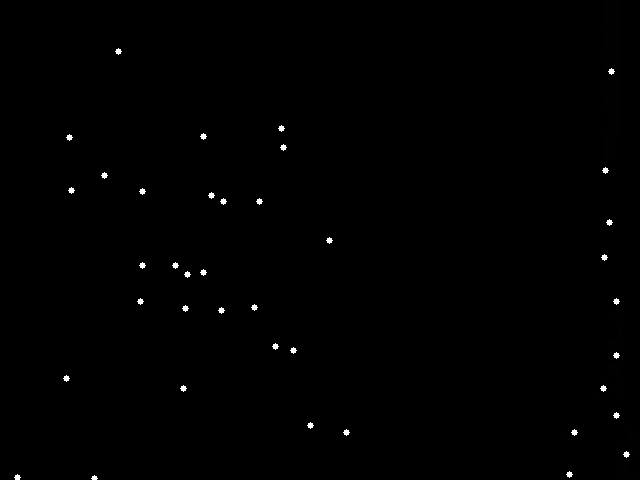
#> input picture Match_0_original.png, 640 x 480 px, given in place of the camera
$ python coordinate_to_pc.py   (older library calls are emulated)
#> lines starting #> are read from the running program, lines starting #| are printed output that depends on the picture; after the words box and inside, x2 and y2 are one past the last pixel; in counts of white or black regions, pixels touching at a corner belong together
#> in main, img is the input picture: shape (480, 640, 3); min 0, max 255, mean 0.9
#!/usr/bin/env python
# encoding: utf-8

import numpy as np
import cv2
import os
import os.path as op
from sklearn.cluster import KMeans
from time import time
import socket
import json
maxidx = 50
input_name = ""
tmp_path = ""

def getcenters(img):
    bin_img = binarize(img)
    cir_img = getcircles(bin_img)
    drawing, centers= getcontours(cir_img)
    return drawing, centers

def getname(idx):
    global input_name, tmp_path
    #input_name = "input/input{}.jpg".format(idx)
    #tmp_path = "output/result_{}".format(input_name.split('/')[-1].split('.')[0])
    tmp_path = "output/result_{}".format(idx)

def save(s, img):
    cv2.imwrite(op.join(tmp_path, s + ".jpg"), img)

def getmeanstd(img, standard=None, threshold=0):
    t = img.copy().astype('float32')
    b, r = t[:,:,0], t[:,:,2]
    r[r == 0] = 1
    if standard is not None:
        mask = np.zeros_like(b).astype('bool')
        for y in range(img.shape[0]):
            for x in range(img.shape[1]):
                mask[y, x] = max(abs(img[y, x] - standard)) <= threshold
    else:
        mask = np.ones_like(b).astype('bool')

    ratio = b / r # B / R
    return np.mean(ratio[mask]), np.std(ratio[mask])

def binarize(img):
    #standard = np.array([165, 188, 190])
    #threshold = 40
    #mean, std = getmeanstd(img)
    b = np.zeros((img.shape[0], img.shape[1])).astype('uint8')
    ratio = img[:,:,0]/(img[:,:,2] + 1)
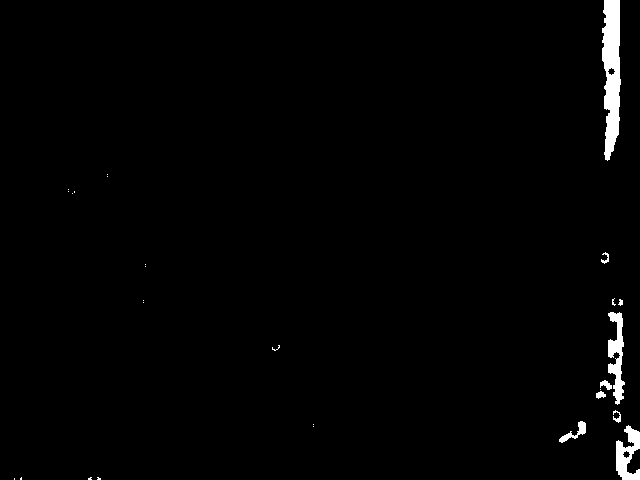
#> ratio: shape (480, 640) float64; 0.37% of the values are NaN or infinite; the others: min 0, max 0.5, mean 0.00711; drawn with min black, max white, NaN and infinite black
#> in main, `bin_img = binarize(img)`: bin_img: shape (480, 640); values 0 (black) and 1 (white), 0.37% white; 39 white regions, largest, box (x1, y1, x2, y2) and area: (115, 48, 122, 55) 29, (608, 68, 615, 75) 29, (278, 125, 285, 132) 29
    b[ratio>2.5] = 1
    # [4 lines of commented-out code are left out]
    return b

def getcircles(img):
    el = cv2.getStructuringElement(cv2.MORPH_ELLIPSE, (5, 5))
    jmg = cv2.dilate(img, el, iterations=1)
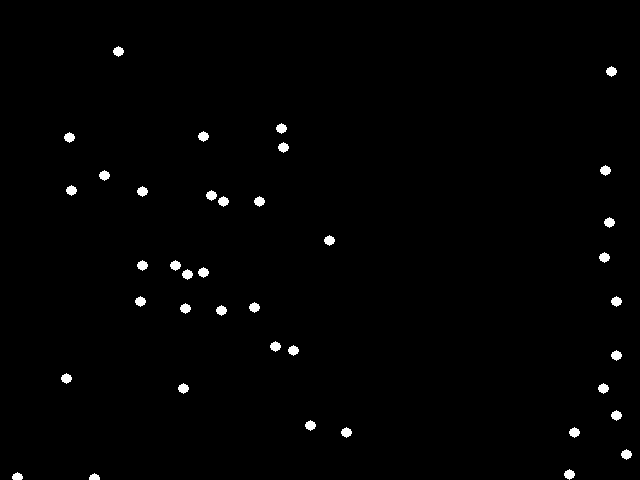
#> jmg: shape (480, 640); values 0 (black) and 1 (white), 1% white; 39 white regions, largest, box (x1, y1, x2, y2) and area: (113, 46, 124, 57) 81, (606, 66, 617, 77) 81, (276, 123, 287, 134) 81
    jmg = cv2.erode(jmg, el, iterations=1)
    jmg = cv2.erode(jmg, el, iterations=1)
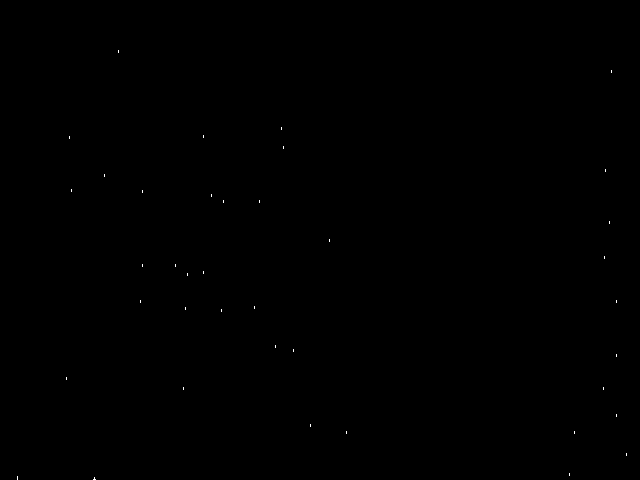
#> jmg: shape (480, 640); values 0 (black) and 1 (white), 0.04% white in thin lines or dots, all inside (x1, y1, x2, y2) = (17, 50, 627, 480)
    jmg = cv2.dilate(jmg, el, iterations=1)
#> jmg: shape (480, 640); values 0 (black) and 1 (white), 0.34% white; 39 white regions, largest, box (x1, y1, x2, y2) and area: (116, 48, 121, 55) 27, (609, 68, 614, 75) 27, (279, 125, 284, 132) 27
    return jmg

def getcontours(img):
    drawing = img.copy()
    _, contours, hierarchy = cv2.findContours(img, cv2.RETR_LIST,cv2.CHAIN_APPROX_SIMPLE)
#> contours = 39 contours, all with area under 20
    centers = []
    for contour in contours:

        m = cv2.moments(contour)
        if m['m00'] == 0:
            continue
        center = (int(m['m10'] / m['m00']), int(m['m01'] / m['m00']))
        centers.append(center)
#> this loop made 39 passes
#> center on passes 1 to 12: (94, 477), (17, 476), (569, 474), (626, 454), (574, 432), (346, 432), (310, 425), (616, 415), (603, 388), (183, 388), (66, 378), (616, 355)
#> after the loop, centers = 39 pairs, first value 17 to 626, second value 51 to 477

    centers = np.array(centers)

    for center in centers:
        cv2.circle(drawing, tuple(center), 3, 255, -1)
#> this loop made 39 passes
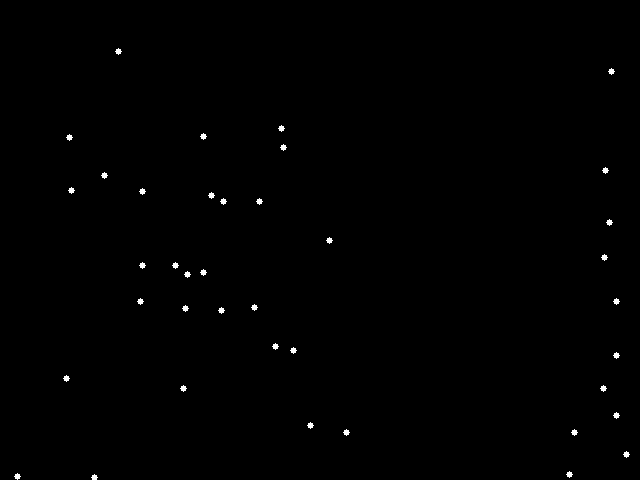
#> drawing: shape (480, 640); min 0, max 255, mean 0.9
    return drawing, centers

def main():
    cap = cv2.VideoCapture(-1)
    fourcc = cv2.VideoWriter_fourcc(*"MPEG")
    success, img = cap.read()
    cv2.imshow("img", img)
    cv2.waitKey(0)
    #save("0-original",img)
    bin_img = binarize(img)
    cv2.imshow("bin_img", bin_img * 255)
    cv2.waitKey(0)
    #save("1-bin", bin_img * 255)
    cir_img = getcircles(bin_img)
    cv2.imshow("cir_img", cir_img * 255)
    cv2.waitKey(0)
    #save("2-erode", cir_img * 255)
    drawing, centers = getcontours(cir_img)
    cv2.imshow("drawing", drawing * 255)
    cv2.waitKey(0)
    #save("3-contour", drawing)
    #client.sendall(repr(json.dumps(centers)))
    #data=client.recv(BUF_SIZE)#receive data from server
if __name__ == "__main__":
    main()

$ run again, on Match_6_original.png
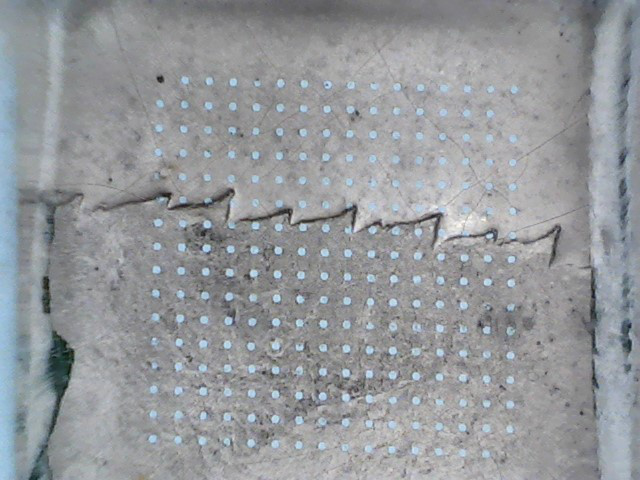
#> input picture Match_6_original.png, 640 x 480 px, given in place of the camera
#> in main, img is the input picture: shape (480, 640, 3); mean B, G, R 155, 151.7, 148.7
#> in binarize, `ratio = img[:,:,0]/(img[:,:,2] + 1)`:
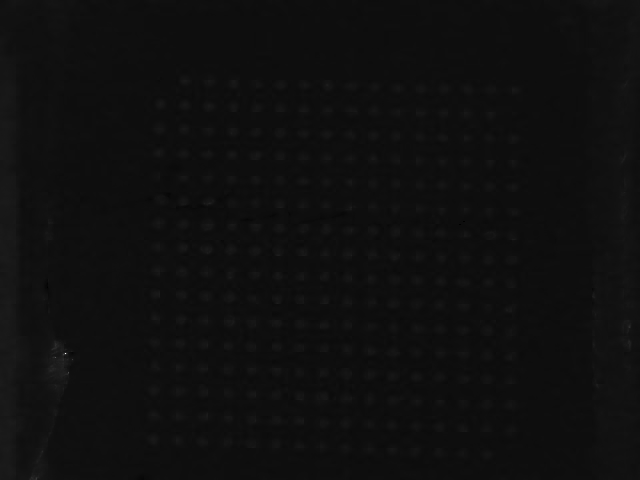
#> ratio: shape (480, 640) float64; 0% of the values are NaN or infinite; the others: min 0.48, max 9.5, mean 1.04; drawn with min black, max white, NaN and infinite black
#> bin_img: shape (480, 640); values 0 (black) and 1 (white), 0% white in thin lines or dots, all inside (x1, y1, x2, y2) = (55, 221, 465, 373)
#> contours = []
#> in getcontours, `centers = np.array(centers)`: centers = empty array
